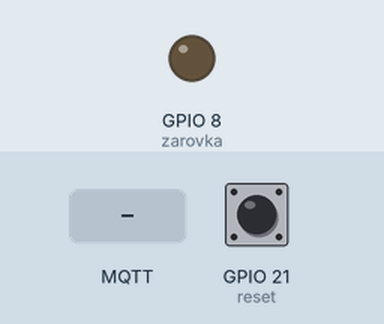
A program run on a simulated ESP32-C3. Shown: output pins drawn as LEDs (lit = HIGH). Inputs (shaded band) come from the test bench; at power-on: GPIO 21 (reset) HIGH. WiFi joins after 1.5 s; servers stay silent unless stated; no MQTT or app messages arrive unless stated; what the program prints to the serial monitor is not drawn.

Above: at 2.7 s.
2.8 s: MQTT message "1" arrives on the first subscribed topic
At 3.6 s:
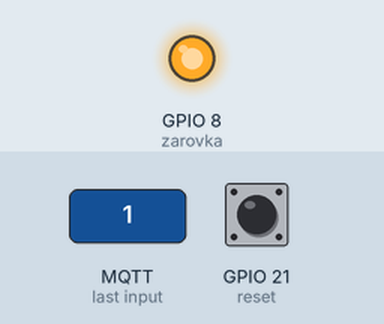
Timing chart, 0 to 5.8 s (numbered marks = the images above; inputs shaded):
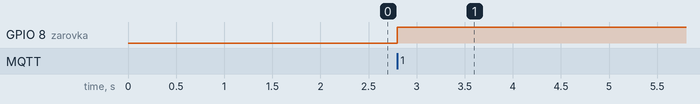

Measured:
- after the input at 2.8 s, GPIO 8 (zarovka): LOW → HIGH at once

The program:

main.cpp
```cpp
#include <WiFi.h>
#include <PubSubClient.h>
#include <WiFiManager.h>


const char* mqtt_server = "147.229.148.105";
int mqtt_port = 11883;
String mqtt_topic = "IoTProject/4/";

WiFiClient espClient;
PubSubClient client(espClient);
long lastMsg = 0;
char msg[50];

const int reset= 21;
const int zarovka = 8;
bool zarovkaState = false;


void setup_wifi() {
  bool res;
  WiFiManager wm;
  if(!digitalRead(reset))wm.resetSettings();
  WiFiManagerParameter _mqtt_server("server", "mqtt server", "147.229.148.105", 40);
  wm.addParameter(&_mqtt_server);
  char str[40];
  WiFiManagerParameter _mqtt_port("port", "mqtt port", "11883", 6);
  wm.addParameter(&_mqtt_port);
  WiFiManagerParameter _mqtt_topic("topic", "mqtt topic", "tlacitko", 40);
  wm.addParameter(&_mqtt_topic);
  res = wm.autoConnect("Tlacitko");
  strcpy(str, _mqtt_port.getValue());
  mqtt_port = atoi(str);
  strcpy(str,"IoTProject/4/");
  mqtt_server =_mqtt_server.getValue();
  strcat(str , _mqtt_topic.getValue());
  mqtt_topic = str;
  Serial.println("WiFi connected");
  Serial.println("IP address: ");
  Serial.println(WiFi.localIP());
}

  void callback(char* topic, byte* message, unsigned int length) {

    String messageTemp;

    for (int i = 0; i < length; i++) {
      messageTemp += (char)message[i];
    }
    Serial.println();
    if (String(topic) == mqtt_topic.c_str()) {
      if(messageTemp == "1"){
        zarovkaState = !zarovkaState;
        digitalWrite(zarovka, zarovkaState);
      }
    }
  }

  void reconnect() {
    while (!client.connected()) {
      Serial.println("Attempting MQTT connection...");
      if (client.connect("Zarovka")) {
        Serial.println("connected");
        client.subscribe(mqtt_topic.c_str());
      } else {
        Serial.print("failed");
        delay(5000);
      }
    }
  }

void setup() {
  Serial.begin(115200);
  setup_wifi();
  client.setServer(mqtt_server, mqtt_port);
  client.setCallback(callback);
  pinMode(zarovka, OUTPUT);
  pinMode(reset, INPUT_PULLUP);
}


void loop() {
  if (!client.connected()) {
    reconnect();
  }
  client.loop();
}
```
